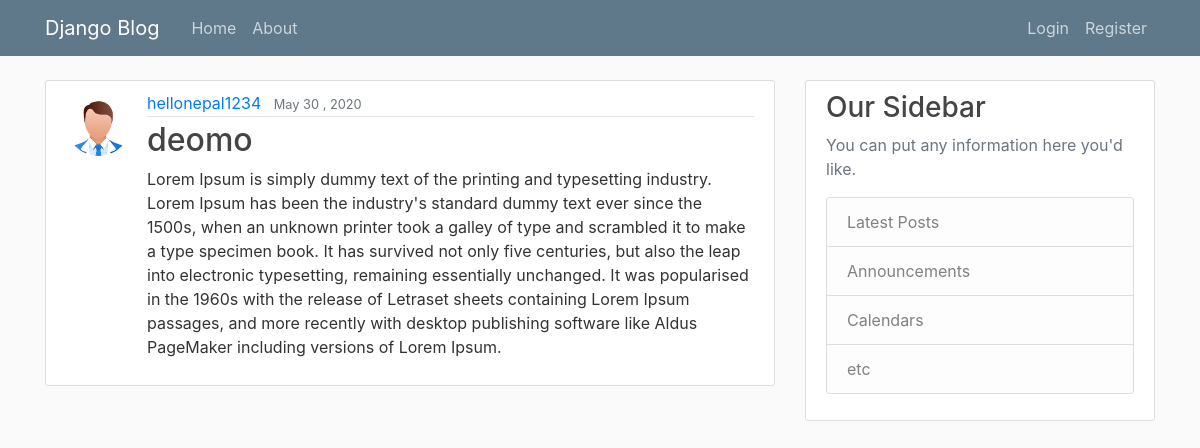
Page /post/23/ on the committed database.
### blog/models.py (models this page shows, shortened)
class Post(models.Model):
    title = models.CharField(max_length=100)
    content = models.TextField()
    date_posted = models.DateTimeField(default=timezone.now)
    author = models.ForeignKey(User, on_delete=models.CASCADE)

### users/models.py (models this page shows, shortened)
class Profile(models.Model):
    user = models.OneToOneField(User, on_delete=models.CASCADE)
    image = models.ImageField(default='default.jpeg', upload_to='profile_pics')

### blog/views.py (the view)
# urls.py: path('post/<int:pk>/', PostDetailView.as_view(), name="post-detail"),
class PostDetailView(DetailView):
    model = Post

### blog/templates/blog/post_detail.html (shortened to what this page needs)
{% extends "blog/base.html" %}
    {% block body %}
<article class="media content-section">
    <img class="rounded-circle article-img" src="{{post.author.profile.image.url}}">
    <div class="media-body">
      <div class="article-metadata">
        <a class="mr-2" href="{% url 'user-posts' object.author.username %}">{{ object.author }}</a>
        <small class="text-muted">{{ object.date_posted|date:"F d , Y" }}</small>
      </div>
      <h2 class="article-title">{{ object.title }}</h2>
      <p class="article-content">{{ object.content }}</p>
    </div>
  </article>
{% endblock%}

### blog/templates/blog/base.html (shortened to what this page needs)
{% load static %}
<!doctype html>
<html lang="en">
  <head>
    <link rel="stylesheet" href="https://stackpath.bootstrapcdn.com/bootstrap/4.5.0/css/bootstrap.min.css">
        <link rel="stylesheet" type="text/css" href="{% static 'blog/bootstrap.css' %}">
        <link rel="stylesheet" type="text/css" href="{% static 'blog/main.css' %}">
  </head>
  <body>
           <header class="site-header">
          <nav class="navbar navbar-expand-md navbar-dark bg-steel fixed-top">
            <div class="container">
              <a class="navbar-brand mr-4" href="/">Django Blog</a>
              <div class="collapse navbar-collapse" id="navbarToggle">
                <div class="navbar-nav mr-auto">
                  <a class="nav-item nav-link" href="{% url 'blog-home' %}">Home</a>
                  <a class="nav-item nav-link" href="{% url 'blog-about' %}">About</a>
                </div>
                <div class="navbar-nav">
                  {% if user.is_authenticated%}
                       <a class="nav-item nav-link" href="{% url 'profile' %}">Welcome! {{user.username}}</a>
                      <a class="nav-item nav-link" href="{% url 'logout' %}">Logout</a>
                  <a class="nav-item nav-link btn btn-outline-info btn-sm" href="{% url 'post-create' %}">Create Post</a>
                  {% else %}
                  <a class="nav-item nav-link" href="{% url 'login' %}">Login</a>
                  <a class="nav-item nav-link" href="{% url 'register' %}">Register</a>
                  {% endif %}
                </div>
              </div>
            </div>
          </nav>
        </header>
        <main role="main" class="container">
      <div class="row">
        <div class="col-md-8">
          {% block body %}{% endblock %}
        </div>
        <div class="col-md-4">
          <div class="content-section">
            <h3>Our Sidebar</h3>
            <p class='text-muted'>You can put any information here you'd like.
              <ul class="list-group">
                <li class="list-group-item list-group-item-light">Latest Posts</li>
                <li class="list-group-item list-group-item-light">Announcements</li>
                <li class="list-group-item list-group-item-light">Calendars</li>
                <li class="list-group-item list-group-item-light">etc</li>
              </ul>
            </p>
          </div>
        </div>
      </div>
    </main>
  </body>
</html>

### blog/static/blog/main.css (style rules this page uses)
body { background: #fafafa; color: #333333; margin-top: 5rem; }
h1, h2, h3, h4, h5, h6 { color: #444444; }
ul { margin: 0; }
.bg-steel { background-color: #5f788a; }
.site-header .navbar-nav .nav-link { color: #cbd5db; }
.content-section { background: #ffffff; padding: 10px 20px; border: 1px solid #dddddd; border-radius: 3px; margin-bottom: 20px; }
.article-title { color: #444444; }
.article-content { white-space: pre-line; }
.article-img { height: 65px; width: 65px; margin-right: 16px; }
.article-metadata { padding-bottom: 1px; margin-bottom: 4px; border-bottom: 1px solid #e3e3e3 }

### rows in the picture
Post: author.profile.image (placeholder picture), author "hellonepal1234", date_posted "May 30 , 2020", title "deomo", content "Lorem Ipsum is simply dummy text of the printing and typesetting industry. Lorem Ipsum has been the industry's standard dummy text ever since the 1500s, when an unknown printer took a galley of type and scrambled it to make a type specimen book. It has survived not only five centuries, but also the leap into electronic typesetting, remaining essentially unchanged. It was popularised in the 1960s with the release of Letraset sheets containing Lorem Ipsum passages, and more recently with desktop publishing software like Aldus PageMaker including versions of Lorem Ipsum."
